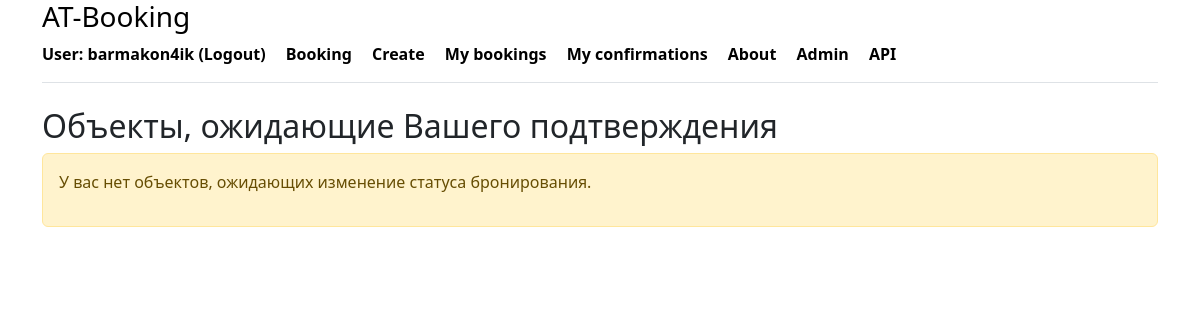
Before: /my_confirmation/ (signed in) with the older database file.
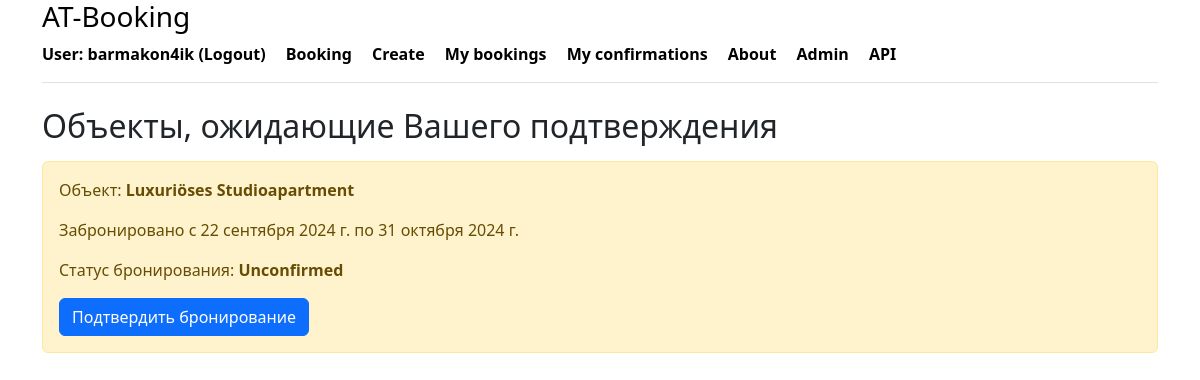
After: the same page with the newer database file.
### booking/models.py (models this page shows, shortened)
class Booking(models.Model):
    class BookingStatus(models.TextChoices):
        CONFIRMED = 'CONFIRMED', _('Confirmed')
        PENDING = 'PENDING', _('Pending confirmation')
        CANCELED = 'CANCELED', _('Canceled')
        UNCONFIRMED = 'UNCONFIRMED', _('Unconfirmed')
    status = models.CharField(
        _('Status'),
        max_length=20,
        choices=BookingStatus.choices,
        default=BookingStatus.UNCONFIRMED
    ) # Статус бронирования
    owner = models.ForeignKey(
        User,
        on_delete=models.CASCADE,
        related_name='bookings'
    ) # Пользователь, который забронировал
    created_at = models.DateTimeField(
        auto_now_add=True
    ) # Дата создания бронирования
    date_from = models.DateField(
        _('Booking from'),
        null=True,
        blank=True) # Дата начала бронирования
    date_to = models.DateField(
        _('Booking to'),
        null=True,
        blank=True) # Дата окончания бронирования
    housing = models.ForeignKey(
        Housing,
        on_delete=models.CASCADE,
        related_name='bookings'
    )  # Жилье, которое было забронировано
    class Meta:
        verbose_name_plural = _('bookings')
        verbose_name = _('booking')
        indexes = [
            models.Index(fields=['status']),
            models.Index(fields=['date_from', 'date_to']),
        ]

class Housing(models.Model):
    class HousingType(models.TextChoices):
        APARTMENT = 'APARTMENT', 'Квартира'
        HOUSE = 'HOUSE', 'Дом'
        STUDIO = 'STUDIO', 'Студия'
        CASTLE = 'CASTLE', 'Замок'
        HOTEL = 'HOTEL', 'Гостиница'
        VILLA = 'VILLA', 'Вилла'
        COTTAGE = 'COTTAGE', 'Коттедж'
    name = models.CharField(_('Name of object'), max_length=100)
    type = models.CharField(
        _('Type of object'),
        max_length=20,
        choices=HousingType.choices,
        default=HousingType.APARTMENT
    )
    country = models.CharField(_('Country'), max_length=50)
    post_code = models.CharField(_('Postal code'), max_length=10)
    city = models.CharField(_('City'), max_length=50)
    street = models.CharField(_('Street'), max_length=50, null=True, blank=True)
    house_number = models.CharField(_('House number'), max_length=50, null=True, blank=True)
    rooms = models.IntegerField(_('Number of rooms'))
    description = models.TextField(_('Description'))
    price = models.DecimalField(_('Price'), max_digits=10, decimal_places=2)
    owner = models.ForeignKey(User, on_delete=models.CASCADE, related_name='owner_housings')
    is_visible = models.BooleanField(default=True)
    created_at = models.DateTimeField(auto_now_add=True)
    class Meta:
        verbose_name_plural = _('housings')
        verbose_name = _('housing')
        indexes = [
            models.Index(fields=['type']),
            models.Index(fields=['price']),
        ]

### booking/views.py (the view)
# urls.py: path('my_confirmation/', my_confirmation, name='my_confirmation'),
@login_required
def my_confirmation(request):
    user = request.user
    if user.is_staff or user.is_superuser:
        bookings_status = Booking.objects.filter(status__in=['PENDING', 'UNCONFIRMED']).order_by('-created_at')
    else:
        bookings_status = Booking.objects.filter(
            housing__owner=user, status__in=['PENDING', 'UNCONFIRMED']
        ).order_by('-created_at')
    return render(request, 'booking/my_confirmation.html', {'bookings_status': bookings_status})

### booking/templates/booking/my_confirmation.html (shortened to what this page needs)
{% extends 'booking/base.html' %}
{% block content %}
    <h2>Объекты, ожидающие Вашего подтверждения</h2>
    {% if bookings_status %}
        <ul class="list-group">
            {% for booking_status in bookings_status %}
                <div class="alert alert-warning mt-2">
                        <p>Объект: <strong>{{ booking_status.housing.name }}</strong></p>
                        <p>Забронировано с {{ booking_status.date_from }} по {{ booking_status.date_to }}</p>
                        <p>Статус бронирования: <strong>{{ booking_status.get_status_display }}</strong></p>
                        <a href="{% url 'change_booking_status' booking_status.id %}" class="btn btn-primary">Подтвердить бронирование</a>
                </div>
            {% endfor %}
        </ul>
    {% else %}
        <div class="alert alert-warning mt-2">
            <p>У вас нет объектов, ожидающих изменение статуса бронирования.</p>
        </div>
    {% endif %}
{% endblock %}

Changed rows visible on the page:
added Booking: housing.name "Luxuriöses Studioapartment", date_from "22 сентября 2024 г.", date_to "31 октября 2024 г.", status "Unconfirmed"
Other visible differences:
text no longer shown: "У вас нет объектов, ожидающих изменение статуса бронирования."
